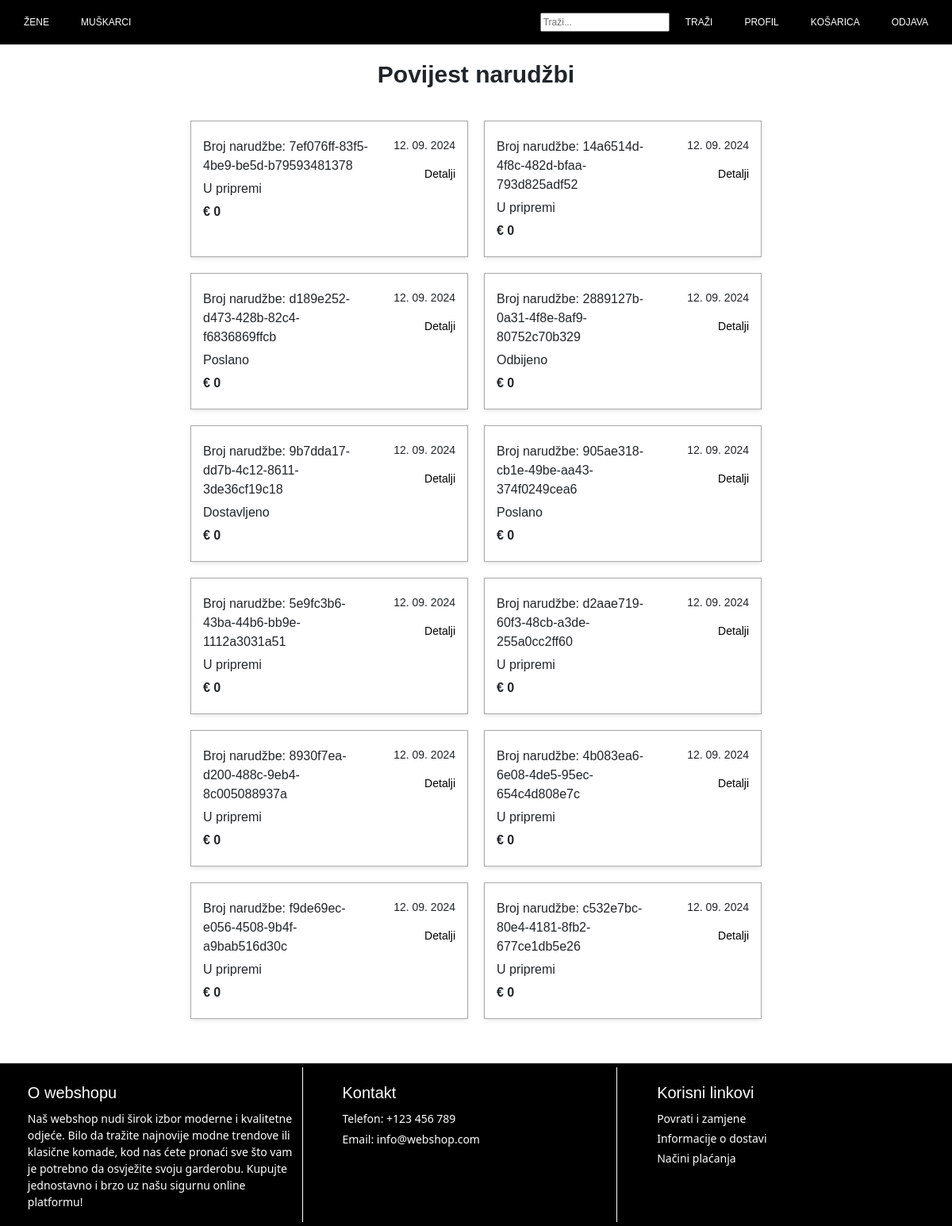
The app's page /webshop/orders_history/ (signed in), older data.
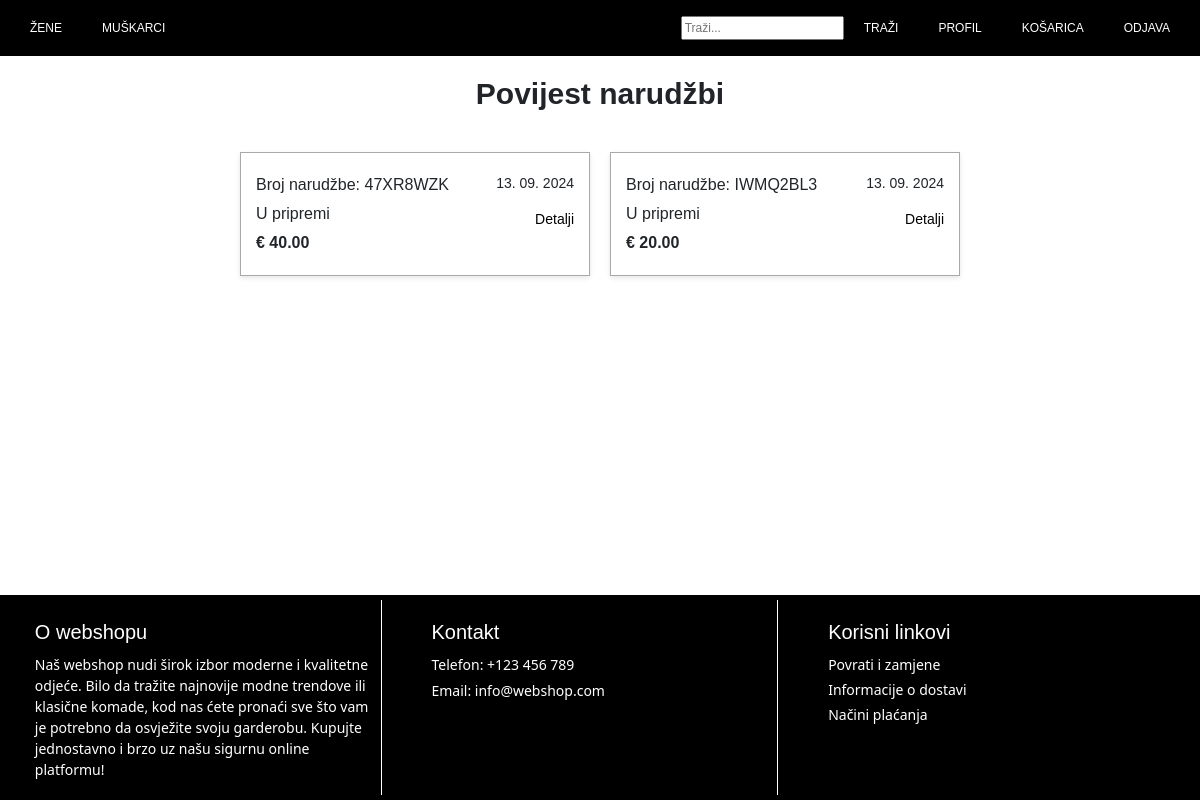
The same page, newer data.
### webshop/models.py (models this page shows, shortened)
class Order(models.Model):
    STATUS_CHOICES = (
        ('IP', 'U pripremi'),
        ('SP', 'Poslano'),
        ('DL', 'Dostavljeno'),
        ('RE', 'Odbijeno'),
    )
    PAYMENT_METHOD_CHOICES = (
        ('PP', 'Plaćanje pouzećem'),
        ('IB', 'Internetsko bankarstvo'),
    )
    account = models.ForeignKey(Account, on_delete=models.CASCADE)
    date_ordered = models.DateTimeField(auto_now_add=True)
    status = models.CharField(max_length=2, choices=STATUS_CHOICES, default='IP')
    payment_method = models.CharField(max_length=2, choices=PAYMENT_METHOD_CHOICES)
    order_number = models.CharField(max_length=10, unique=True, default=generate_order_number, editable=False)
    items = models.ManyToManyField('OrderItem', related_name='order_items', blank=True)

### webshop/views.py (the view)
# urls.py: path('orders_history/', views.orders_history_view, name='orders_history'),
def orders_history_view(request):
    orders = Order.objects.filter(account=request.user.account).order_by('-date_ordered')
    for order in orders:
        order.total_price = sum(item.total_price() for item in order.items_in_order.all())
    context = {
        'orders': orders
    }
    return render(request, 'webshop/orders_history.html', context)

### webshop/authentication.py (called while the page is built)
    def get_user(self, user_id):
        try:
            return User.objects.get(pk=user_id)
        except ObjectDoesNotExist:
            return None

### webshop/models.py (called while the page is built)
    def total_price(self):
        return self.quantity * self.product.product.price

### webshop/templates/webshop/orders_history.html (shortened to what this page needs)
{% extends 'webshop/base.html' %}
{% load static %}
{% block extra_css %}
<link rel="stylesheet" href="{% static 'webshop/css/orders_history.css' %}">
{% endblock %}
{% block content %}
<div class="orders-history-container">
    <h1>Povijest narudžbi</h1>
    {% if orders %}
        <ul>
            {% for order in orders %}
            <li class="order-history-item">
                <div class="order-history-details">
                    <div class="order-history-info">
                        <p>Broj narudžbe: {{ order.order_number }}</p>
                        <p>{{ order.get_status_display }}</p>
                        <p><strong>€ {{ order.total_price }}</strong></p>
                    </div>
                    <div class="order-history-meta">
                        <p>{{ order.date_ordered|date:"d. m. Y" }}</p>
                        <a href="{% url 'webshop:order_details' order_id=order.id %}">Detalji</a>
                    </div>
                </div>
            </li>
            {% endfor %}
        </ul>
    {% else %}
        <p>Nema narudžbi u povijesti.</p>
    {% endif %}
</div>
{% endblock %}

Row changes from the older to the newer data that the page shows:
removed Order: order_number "7ef076ff-83f5-4be9-be5d-b79593481378", status "U pripremi", total_price "0", date_ordered "12. 09. 2024"
removed Order: order_number "14a6514d-4f8c-482d-bfaa-793d825adf52", status "U pripremi", total_price "0", date_ordered "12. 09. 2024"
removed Order: order_number "d189e252-d473-428b-82c4-f6836869ffcb", status "Poslano", total_price "0", date_ordered "12. 09. 2024"
removed Order: order_number "2889127b-0a31-4f8e-8af9-80752c70b329", status "Odbijeno", total_price "0", date_ordered "12. 09. 2024"
removed Order: order_number "9b7dda17-dd7b-4c12-8611-3de36cf19c18", status "Dostavljeno", total_price "0", date_ordered "12. 09. 2024"
removed Order: order_number "905ae318-cb1e-49be-aa43-374f0249cea6", status "Poslano", total_price "0", date_ordered "12. 09. 2024"
removed Order: order_number "5e9fc3b6-43ba-44b6-bb9e-1112a3031a51", status "U pripremi", total_price "0", date_ordered "12. 09. 2024"
removed Order: order_number "d2aae719-60f3-48cb-a3de-255a0cc2ff60", status "U pripremi", total_price "0", date_ordered "12. 09. 2024"
removed Order: order_number "8930f7ea-d200-488c-9eb4-8c005088937a", status "U pripremi", total_price "0", date_ordered "12. 09. 2024"
removed Order: order_number "c532e7bc-80e4-4181-8fb2-677ce1db5e26", status "U pripremi", total_price "0", date_ordered "12. 09. 2024"
changed Order: order_number "4b083ea6-6e08-4de5-95ec-654c4d808e7c" → "47XR8WZK"; total_price "0" → "40.00"; date_ordered "12. 09. 2024" → "13. 09. 2024"
changed Order: order_number "f9de69ec-e056-4508-9b4f-a9bab516d30c" → "IWMQ2BL3"; total_price "0" → "20.00"; date_ordered "12. 09. 2024" → "13. 09. 2024"
